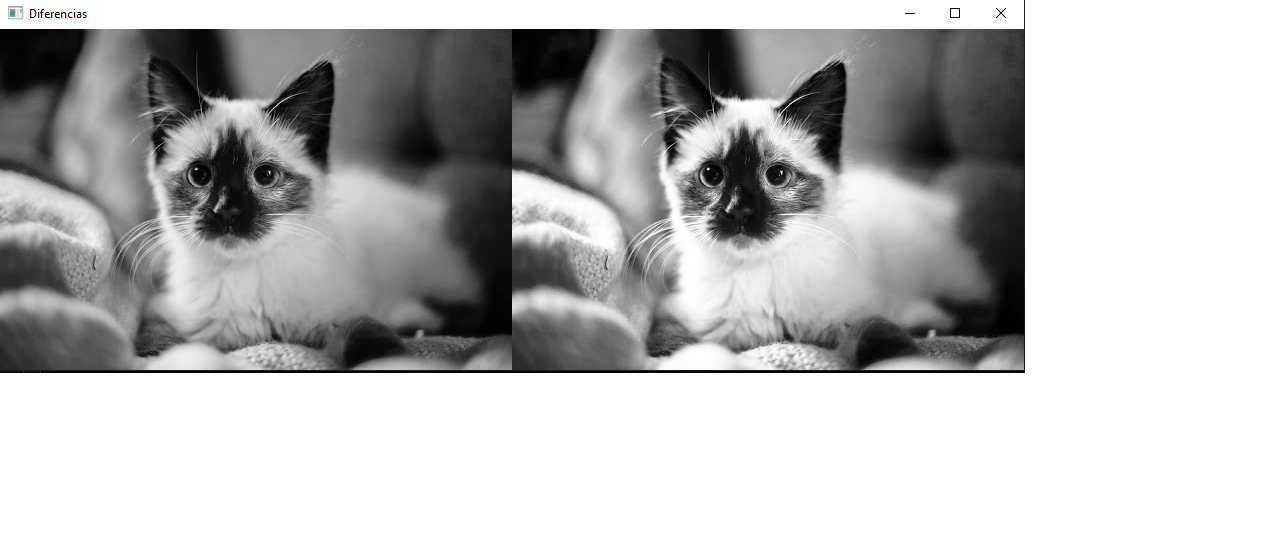
#> input picture Ecualizacion2.png, 1284 x 554 px
$ python Ruido.py
#> lines starting #> are read from the running program, lines starting #| are printed output that depends on the picture
import numpy as np
import matplotlib.pyplot as plt
import random
import cv2


def salP(imagen, prob):
    al, an = img.shape[0:2]
    imgAux = np.zeros((al,an,3),np.uint8)
    thres = 1-prob
    for i in range(al):
        for j in range(an):
            alt = random.random()
            #print(alt)
            if alt<prob:
                imgAux.itemset((i,j,0), 0)
                imgAux.itemset((i,j,1), 0)
                imgAux.itemset((i,j,2), 0)
            elif alt>thres:
                imgAux.itemset((i,j,0),255)
                imgAux.itemset((i,j,1),255)
                imgAux.itemset((i,j,2),255)
            else:
                imgAux.itemset((i,j,0),imagen.item(i,j,0))
                imgAux.itemset((i,j,1),imagen.item(i,j,1))
                imgAux.itemset((i,j,2),imagen.item(i,j,2))
    return imgAux


def ruidoGau(image, mean = 0, var =0.001):
    mean = 0
    #var=0.001
    image = np.array(image/255, dtype=float)
    noise = np.random.normal(mean, var ** 0.5, image.shape)
    out = image + noise
    if out.min() < 0:
        low_clip = -1.
    else:
        low_clip = 0.
    out = np.clip(out, low_clip, 1.0)
    out = np.uint8(out*255)

    return out

def filter2Df(img, mas):
        al, an = img.shape[0:2]
        bgr = np.zeros((al,an,3),np.uint8)
        auxImg = bgr
        if mas%2 == 0:
            mas-=1
        mas2 = int(mas/2)
        cont = 0
        aux =( mas*mas )
        vector = np.zeros(aux)
        vectorG = np.zeros(aux)
        vectorB = np.zeros(aux)

        for i in range(al):
            for j in range(an):
                for k in range(i-mas2, i+mas2+1):
                    for l in range(j-mas2, j+mas2+1):
                        if  k>=0 and k<al and l<an and l>=0:
                            vector[cont] = img.item(k,l, 0)
                            vectorG[cont] = img.item(k,l, 1)
                            vectorB[cont] = img.item(k,l, 2)

                            cont+=1
                vector.sort()
                vectorG.sort()
                vectorB.sort()
                a = int(aux/2)
                nuvR = int(vector[a])
                nuvG = int(vectorG[a])
                nuvB = int(vectorB[a])

                auxImg.itemset((i,j, 0), nuvR)
                auxImg.itemset((i,j, 1), nuvG)
                auxImg.itemset((i,j, 2), nuvB)
                cont = 0
        return auxImg


imagen = input("Ingresa el nombre de la imagen: ")
#> the answer given: ../Ecualizacion2.png
img = plt.imread(imagen)
#> img is the input picture: shape (554, 1284, 3) float32; mean R, G, B 0.733, 0.733, 0.733


print( img.shape )
#| (554, 1284, 3)
print( img.size )
#| 2134008
alto, ancho = img.shape[0:2]
#> alto = 554; ancho = 1284

print(alto)
#| 554
print(ancho)
#| 1284
ruidoSP = salP(img, .09)
#> after the loop in salP, `for i in range(al):`:
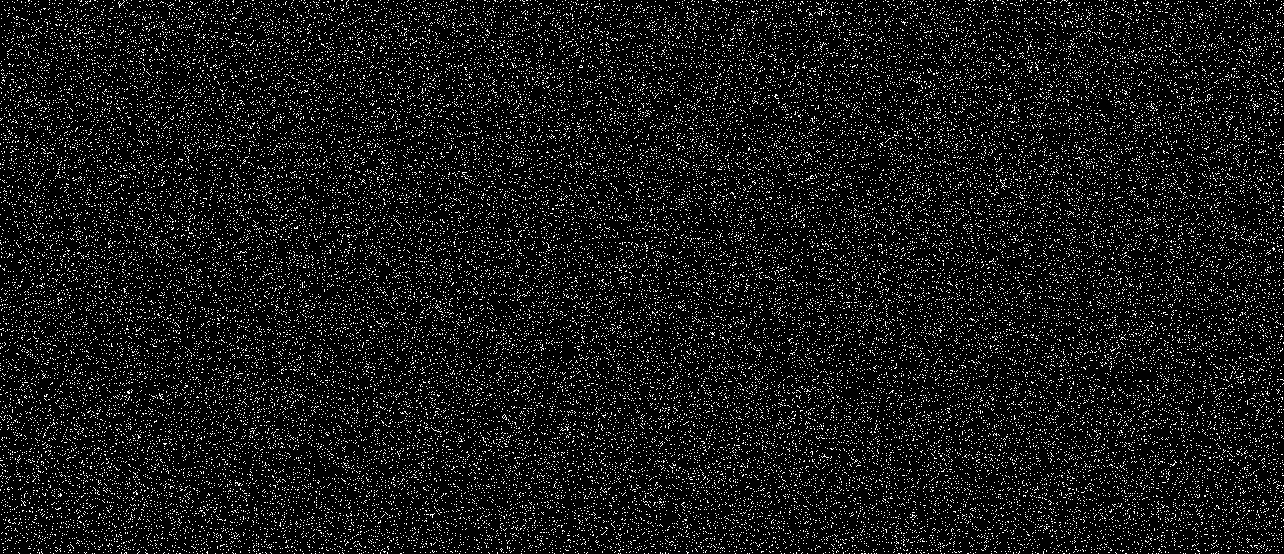
#> imgAux: shape (554, 1284, 3); mean R, G, B 23.4, 23.4, 23.4

#ruidoSP = cv2.cvtColor(ruidoSP, cv2.COLOR_BGR2RGB)
gaussNo = ruidoGau(img, mean=0, var=0.09)

#gaussNo = cv2.cvtColor(gaussNo, cv2.COLOR_BGR2RGB)
out1 = salP(img, 0.02)
#> call 2 of salP, with prob = 0.02
#> after the loop in salP (call 2), `for i in range(al):`:
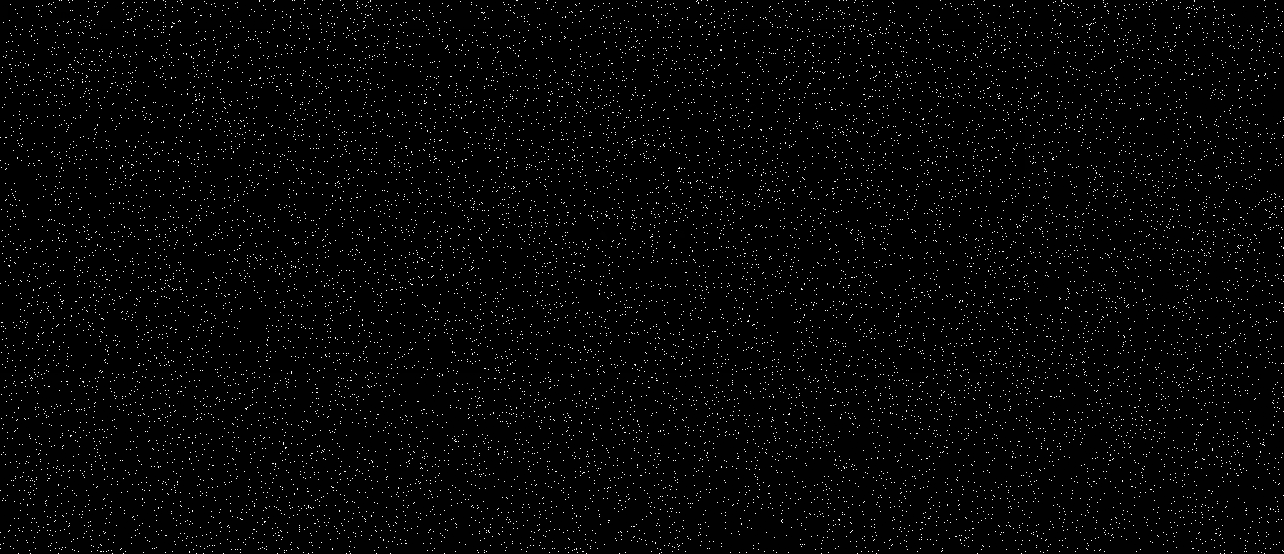
#> imgAux: shape (554, 1284, 3); mean R, G, B 5.5, 5.5, 5.5

kernel = np.ones((3,3),np.float32)/9
processed_image = cv2.filter2D(ruidoSP,-1,kernel)

# Agregue ruido gaussiano con un valor medio de 0 y una varianza de 0.01
out2 = ruidoGau(img, mean=0, var=0.01)
#> call 2 of ruidoGau, with mean = 0, var = 0.01
#> in ruidoGau (call 2), `out = image + noise`:
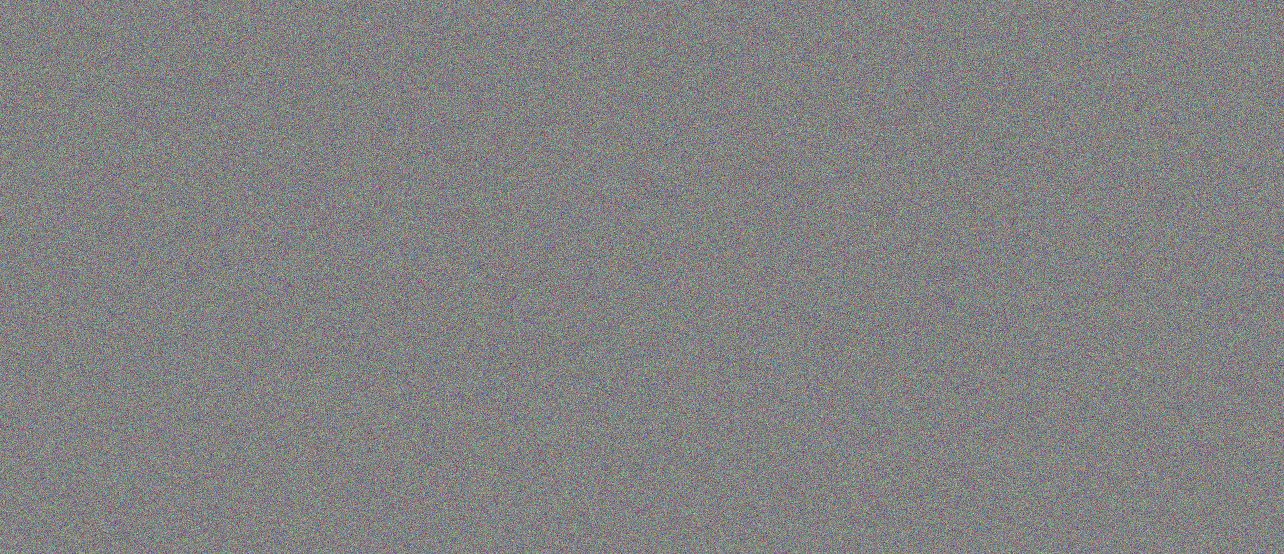
#> out: shape (554, 1284, 3) float64; mean of channels 0, 1, 2 0.00298, 0.00295, 0.0027; drawn with min black and max white
#> in ruidoGau (call 2), `out = np.uint8(out*255)`:
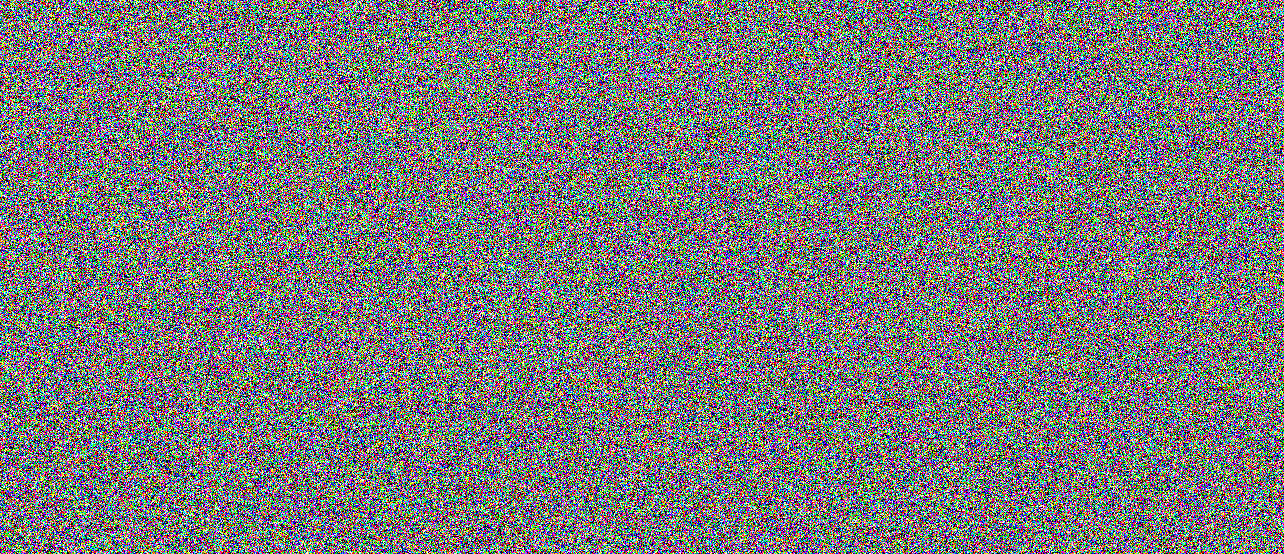
#> out: shape (554, 1284, 3); mean of channels 0, 1, 2 121.7, 121.6, 122; drawn as R, G, B
fil2D = filter2Df(ruidoSP, 3)
#> after the loop in filter2Df, `for i in range(al):`:
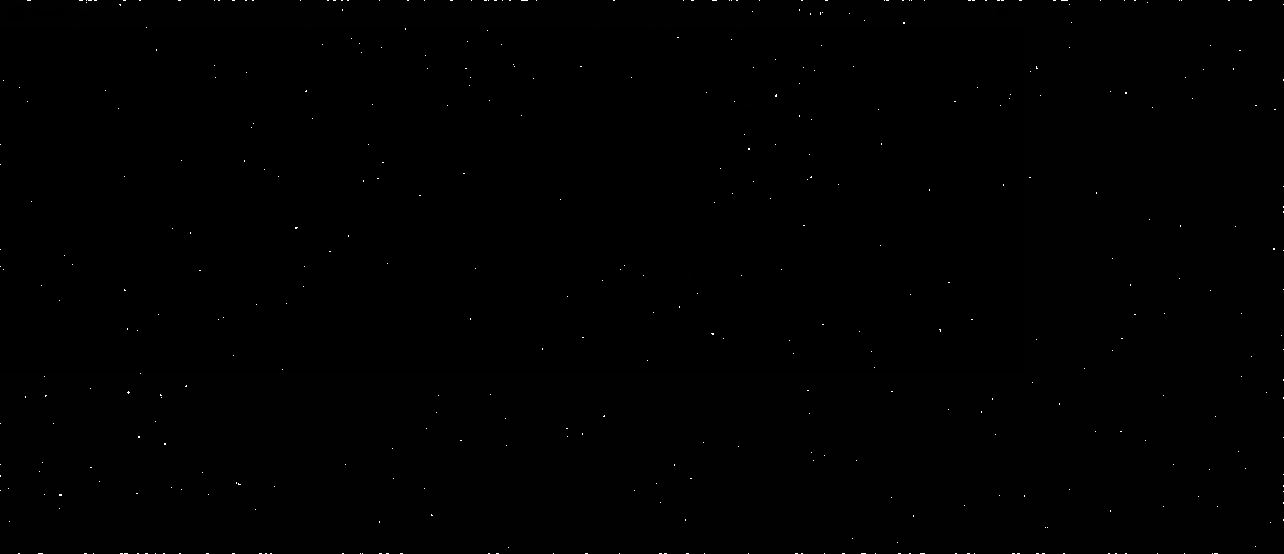
#> auxImg: shape (554, 1284, 3); mean R, G, B 0.8, 0.8, 0.8
#> after the loop in filter2Df, `for i in range(al):`: vector = [1, 1, 1, 1, 1, 1, 255, 255, 255]

# Mostrar imagen
titles = ['Imagen original', 'Sal y pimienta','Ruido Gauseano']
images = [img, ruidoSP, processed_image]

plt.figure(figsize = (20, 15))
for i in range(3):
    plt.subplot(1,3,i+1)
    plt.imshow(images[i],'gray')
    plt.title(titles[i])
    plt.xticks([]),plt.yticks([])
plt.show()

ruidoSP = cv2.cvtColor(ruidoSP, cv2.COLOR_BGR2RGB)
img= cv2.cvtColor(img, cv2.COLOR_BGR2RGB)
fil2D = cv2.cvtColor(fil2D, cv2.COLOR_BGR2RGB)
cv2.imwrite("Resultado.jpg",np.hstack([img, ruidoSP, fil2D]))
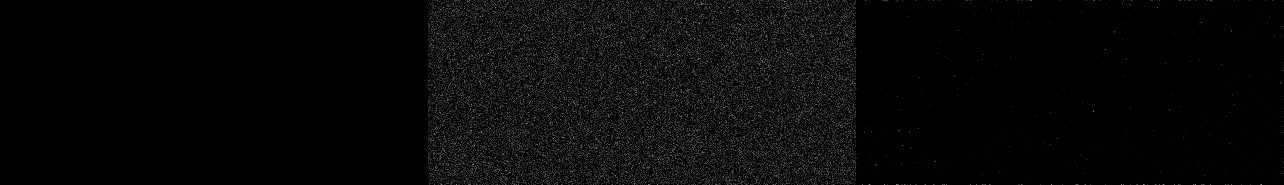
#> saved as Resultado.jpg: shape (554, 3852, 3) (shown at 1/3 size); mean B, G, R 8.3, 8.3, 8.3

cv2.imshow("ORIGINAL, RUIDO, ELIMINACION DE RUIDO", np.hstack([img, ruidoSP, fil2D]))
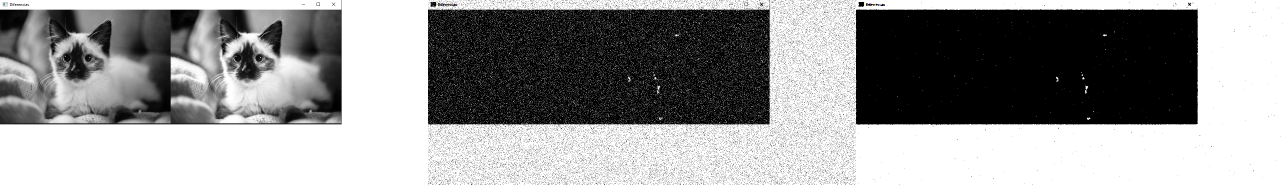
#> window 'ORIGINAL, RUIDO, ELIMINACION D': shape (554, 3852, 3) (shown at 1/3 size); mean B, G, R 147.9, 147.9, 147.9
cv2.waitKey();
